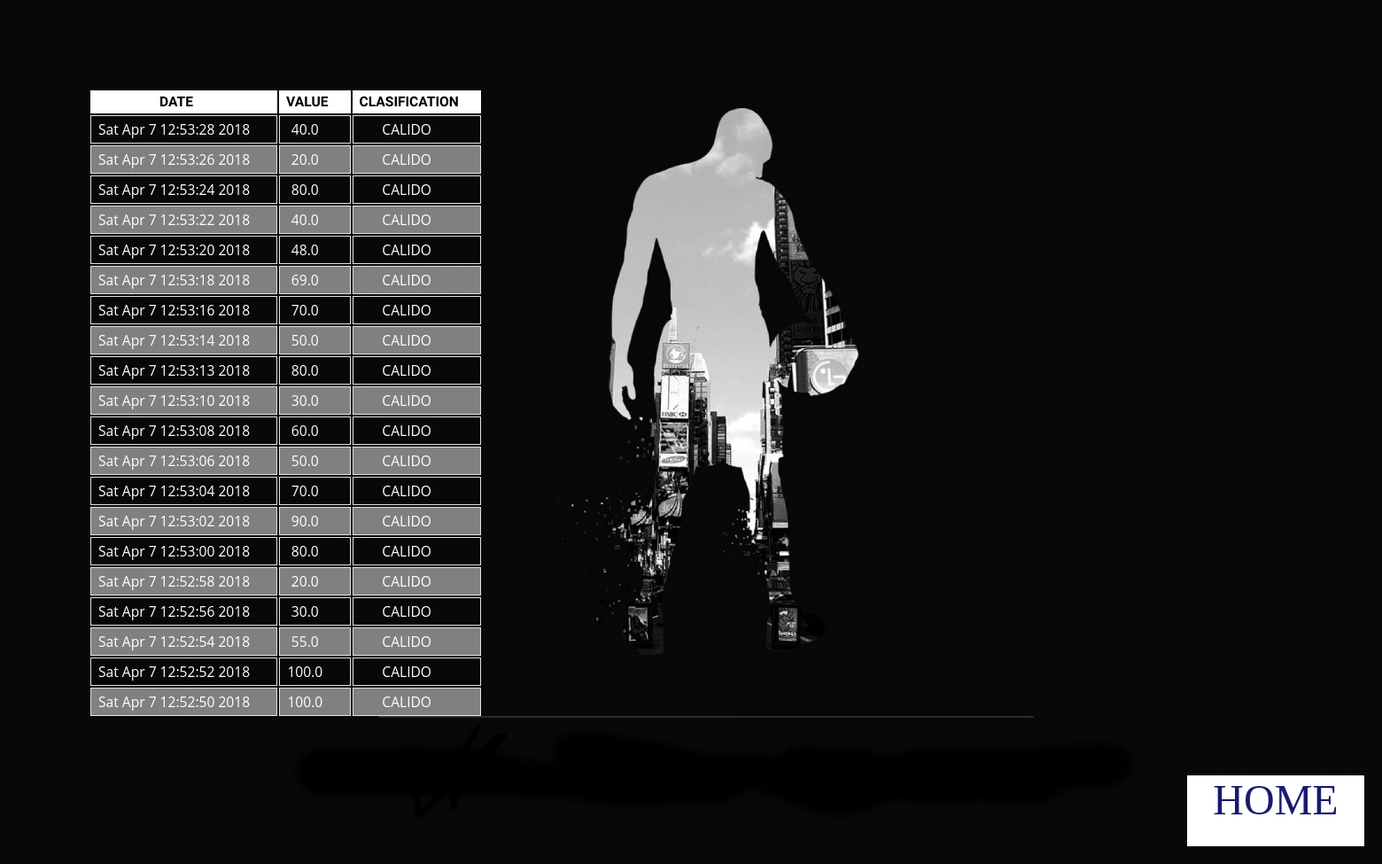
Page /data on the committed database.
### tables this page shows
CREATE TABLE `reto` (
	`fecha`	INTEGER,
	`valor`	REAL,
	`clasificacion`	INTEGER
);

### final.py (the view)
@app.route('/data', methods=['GET','POST'])
def add_entry():
    conn = sqlite3.connect('database.db')
    c = conn.cursor()
    if request.method == 'POST':
        print("p0")
        content = request.get_json()
        valor = content.get('name')
        fecha = content.get('time')
        print(valor)
        print(fecha)
        if valor < 15 :
            clasificacion='FRIO'
        elif valor >= 15 and valor < 25:
            clasificacion = 'TEMPLADO'
        else:
            clasificacion = 'CALIDO'
        c.execute("INSERT INTO reto (fecha,valor,clasificacion) VALUES ( ?, ?, ?)",(fecha,valor,clasificacion))
        conn.commit()
        c.close()
        conn.close()
        return render_template('tabla.html', value1=valor, value2=fecha)
    else:
        c.execute("SELECT * FROM reto ORDER BY fecha DESC LIMIT 20")
        list = []
        for row in c.fetchall():
            print(row)
            list.append([row[0], row[1], row[2]])
        return render_template('data.html',list=list)

### templates/data.html (shortened to what this page needs)
<!DOCTYPE html>
<html lang="en">
<head>
    <link rel="stylesheet" href="static/datos.css" type="text/css">
</head>
<body>
    <div class="fondo">
        <img src="static/fondo.jpg">
    </div>
    <div class="tabla">
    <table>
        <tr>
            <th> DATE </th>
            <th> VALUE </th>
            <th> CLASIFICATION</th>
        </tr>
        {% for row in list %}
         <tr>
            <td>{{row[0]}}</td>
            <td>{{row[1]}}</td>
            <td>{{row[2]}}</td>
         </tr>
         {% endfor %}
    </table>
    </div>
    <div class="boton2">
        <a href="/"> HOME </a>
    </div>
    <div class="holaaa">
    <div class="ttt" id="curve_chart" style="width: 850px; height: 500px"  ></div>
    </div>
</body>
</html>

### static/datos.css (style rules this page uses)
* { padding:0; margin:0; }
body { width:100%; height:auto; overflow:hidden; background-color:#c4a1a2; }
.fondo img { position: absolute; width:100%; }
.boton2 a { position: absolute; text-decoration:none; display:block; border; 3px solid #109B92; width:200px; height: 80px; text-align:center; bottom: 20px; right: 20px; background-color: #FFFFFF; color: midnightblue; font-family: 'Monoton', cursive; font-size: 300%; }
.tabla table { position: absolute; margin-top: 100px; margin-left: 100px; width: 800; }
.tabla th { text-align:center; background-color: white; color:black; font-size:1vw; font-family: 'Syncopate', sans-serif; padding: 4px 25px 4px 8px; }
.tabla td { text-align:center; color: #ffffff; border: 1px solid #e3e3e3; font-size:1vw; font-family: 'Open Sans', sans-serif; padding: 4px 30px 4px 8px; }
table tr:nth-child(odd) td { background-color: gray; }
.ttt { position: absolute; left: 60%; top: 15%; }

### rows in the picture
reto: fecha "Sat Apr 7 12:53:28 2018", valor "40.0", clasificacion "CALIDO"
reto: fecha "Sat Apr 7 12:53:26 2018", valor "20.0", clasificacion "CALIDO"
reto: fecha "Sat Apr 7 12:53:24 2018", valor "80.0", clasificacion "CALIDO"
reto: fecha "Sat Apr 7 12:53:22 2018", valor "40.0", clasificacion "CALIDO"
reto: fecha "Sat Apr 7 12:53:20 2018", valor "48.0", clasificacion "CALIDO"
reto: fecha "Sat Apr 7 12:53:18 2018", valor "69.0", clasificacion "CALIDO"
reto: fecha "Sat Apr 7 12:53:16 2018", valor "70.0", clasificacion "CALIDO"
reto: fecha "Sat Apr 7 12:53:14 2018", valor "50.0", clasificacion "CALIDO"
reto: fecha "Sat Apr 7 12:53:13 2018", valor "80.0", clasificacion "CALIDO"
reto: fecha "Sat Apr 7 12:53:10 2018", valor "30.0", clasificacion "CALIDO"
reto: fecha "Sat Apr 7 12:53:08 2018", valor "60.0", clasificacion "CALIDO"
reto: fecha "Sat Apr 7 12:53:06 2018", valor "50.0", clasificacion "CALIDO"
reto: fecha "Sat Apr 7 12:53:04 2018", valor "70.0", clasificacion "CALIDO"
reto: fecha "Sat Apr 7 12:53:02 2018", valor "90.0", clasificacion "CALIDO"
reto: fecha "Sat Apr 7 12:53:00 2018", valor "80.0", clasificacion "CALIDO"
reto: fecha "Sat Apr 7 12:52:58 2018", valor "20.0", clasificacion "CALIDO"
reto: fecha "Sat Apr 7 12:52:56 2018", valor "30.0", clasificacion "CALIDO"
reto: fecha "Sat Apr 7 12:52:54 2018", valor "55.0", clasificacion "CALIDO"
reto: fecha "Sat Apr 7 12:52:52 2018", valor "100.0", clasificacion "CALIDO"
reto: fecha "Sat Apr 7 12:52:50 2018", valor "100.0", clasificacion "CALIDO"
